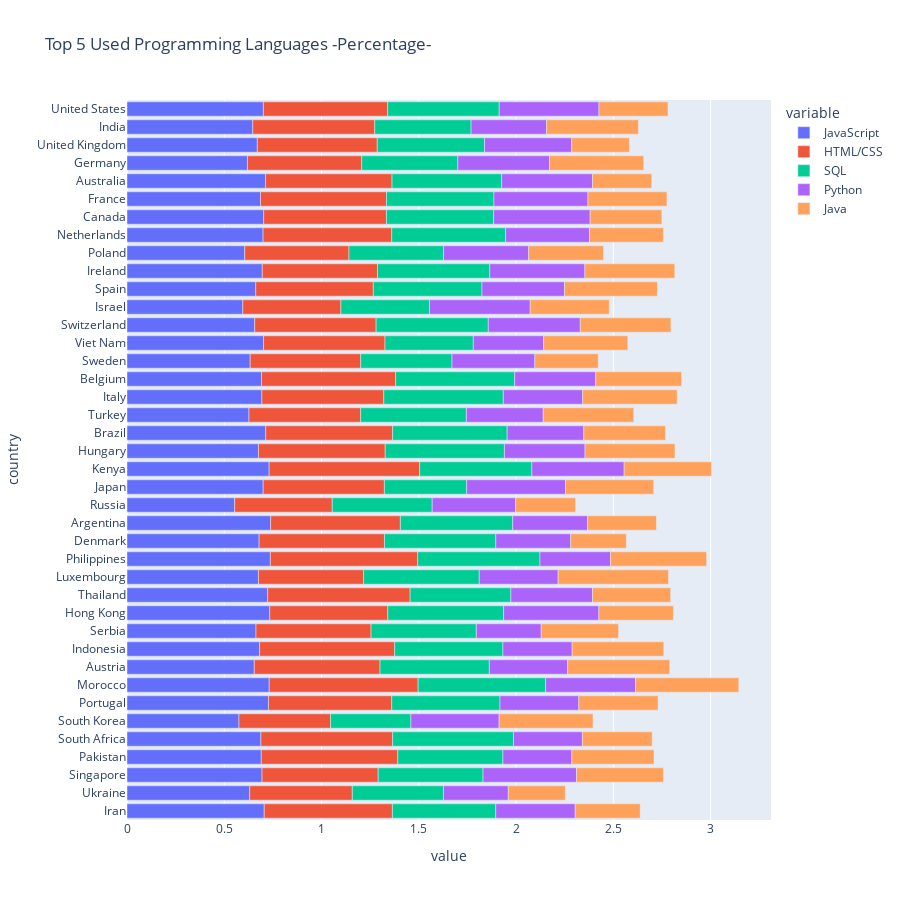

Notebook code cell kept with this figure:
### Code cell
# Let's plot this info with a nice graphic 
fig = px.bar(
    country_lang_percent_df.iloc[:,:5], 
  #  x='Languages', 
  #  y="Percentage", 
    orientation='h', 
    title='Top 5 Used Programming Languages -Percentage- ', 
    width=900,
    height=900 
)

fig.show()

### Figure 1 — Plotly figure (JSON) as saved in the notebook; plotly's stock layout.template omitted (floating-point values rounded to 4 significant figures)
{"data": [{"alignmentgroup": "True", "hovertemplate": "variable=JavaScript<br>value=%{x}<br>country=%{y}<extra></extra>", "legendgroup": "JavaScript", "marker": {"color": "#636efa"}, "name": "JavaScript", "offsetgroup": "JavaScript", "orientation": "h", "showlegend": true, "textposition": "auto", "type": "bar", "x": [0.7053, 0.6308, 0.6942, 0.6902, 0.6883, 0.5756, 0.7273, 0.731, 0.6542, 0.6817, 0.6631, 0.734, 0.7232, 0.6757, 0.7368, 0.6791, 0.7385, 0.5535, 0.7, 0.7308, 0.6757, 0.7132, 0.627, 0.6934, 0.6916, 0.6333, 0.7021, 0.6565, 0.5953, 0.6619, 0.6953, 0.6053, 0.6994, 0.7026, 0.6862, 0.7124, 0.619, 0.6698, 0.6466, 0.7011], "xaxis": "x", "y": ["Iran", "Ukraine", "Singapore", "Pakistan", "South Africa", "South Korea", "Portugal", "Morocco", "Austria", "Indonesia", "Serbia", "Hong Kong", "Thailand", "Luxembourg", "Philippines", "Denmark", "Argentina", "Russia", "Japan", "Kenya", "Hungary", "Brazil", "Turkey", "Italy", "Belgium", "Sweden", "Viet Nam", "Switzerland", "Israel", "Spain", "Ireland", "Poland", "Netherlands", "Canada", "France", "Australia", "Germany", "United Kingdom", "India", "United States"], "yaxis": "y"}, {"alignmentgroup": "True", "hovertemplate": "variable=HTML/CSS<br>value=%{x}<br>country=%{y}<extra></extra>", "legendgroup": "HTML/CSS", "marker": {"color": "#EF553B"}, "name": "HTML/CSS", "offsetgroup": "HTML/CSS", "orientation": "h", "showlegend": true, "textposition": "auto", "type": "bar", "x": [0.6589, 0.5274, 0.5971, 0.7017, 0.6771, 0.4709, 0.6336, 0.7655, 0.6464, 0.6942, 0.5914, 0.6064, 0.7321, 0.5405, 0.7573, 0.6444, 0.6667, 0.5015, 0.6231, 0.7735, 0.6517, 0.6524, 0.5742, 0.6267, 0.6892, 0.5682, 0.6241, 0.6241, 0.5042, 0.6042, 0.5921, 0.5357, 0.6614, 0.631, 0.6479, 0.65, 0.5877, 0.6167, 0.627, 0.6386], "xaxis": "x", "y": ["Iran", "Ukraine", "Singapore", "Pakistan", "South Africa", "South Korea", "Portugal", "Morocco", "Austria", "Indonesia", "Serbia", "Hong Kong", "Thailand", "Luxembourg", "Philippines", "Denmark", "Argentina", "Russia", "Japan", "Kenya", "Hungary", "Brazil", "Turkey", "Italy", "Belgium", "Sweden", "Viet Nam", "Switzerland", "Israel", "Spain", "Ireland", "Poland", "Netherlands", "Canada", "France", "Australia", "Germany", "United Kingdom", "India", "United States"], "yaxis": "y"}, {"alignmentgroup": "True", "hovertemplate": "variable=SQL<br>value=%{x}<br>country=%{y}<extra></extra>", "legendgroup": "SQL", "marker": {"color": "#00cc96"}, "name": "SQL", "offsetgroup": "SQL", "orientation": "h", "showlegend": true, "textposition": "auto", "type": "bar", "x": [0.5313, 0.4684, 0.5388, 0.5403, 0.6211, 0.4128, 0.5565, 0.6552, 0.5619, 0.5564, 0.5412, 0.5957, 0.5179, 0.5946, 0.6287, 0.5722, 0.5776, 0.5138, 0.4231, 0.5769, 0.6126, 0.5885, 0.5433, 0.6141, 0.612, 0.4692, 0.4539, 0.5765, 0.4553, 0.5587, 0.5774, 0.4858, 0.5852, 0.551, 0.5522, 0.5637, 0.4938, 0.5514, 0.4952, 0.5736], "xaxis": "x", "y": ["Iran", "Ukraine", "Singapore", "Pakistan", "South Africa", "South Korea", "Portugal", "Morocco", "Austria", "Indonesia", "Serbia", "Hong Kong", "Thailand", "Luxembourg", "Philippines", "Denmark", "Argentina", "Russia", "Japan", "Kenya", "Hungary", "Brazil", "Turkey", "Italy", "Belgium", "Sweden", "Viet Nam", "Switzerland", "Israel", "Spain", "Ireland", "Poland", "Netherlands", "Canada", "France", "Australia", "Germany", "United Kingdom", "India", "United States"], "yaxis": "y"}, {"alignmentgroup": "True", "hovertemplate": "variable=Python<br>value=%{x}<br>country=%{y}<extra></extra>", "legendgroup": "Python", "marker": {"color": "#ab63fa"}, "name": "Python", "offsetgroup": "Python", "orientation": "h", "showlegend": true, "textposition": "auto", "type": "bar", "x": [0.4084, 0.3333, 0.4806, 0.3545, 0.3543, 0.4535, 0.405, 0.4621, 0.4028, 0.3559, 0.3333, 0.4894, 0.4196, 0.4054, 0.3626, 0.385, 0.3851, 0.4292, 0.5077, 0.4744, 0.4144, 0.3942, 0.395, 0.4081, 0.4169, 0.4258, 0.3617, 0.4728, 0.5177, 0.4242, 0.4889, 0.4377, 0.4314, 0.4961, 0.4832, 0.4666, 0.4712, 0.4483, 0.3879, 0.5127], "xaxis": "x", "y": ["Iran", "Ukraine", "Singapore", "Pakistan", "South Africa", "South Korea", "Portugal", "Morocco", "Austria", "Indonesia", "Serbia", "Hong Kong", "Thailand", "Luxembourg", "Philippines", "Denmark", "Argentina", "Russia", "Japan", "Kenya", "Hungary", "Brazil", "Turkey", "Italy", "Belgium", "Sweden", "Viet Nam", "Switzerland", "Israel", "Spain", "Ireland", "Poland", "Netherlands", "Canada", "France", "Australia", "Germany", "United Kingdom", "India", "United States"], "yaxis": "y"}, {"alignmentgroup": "True", "hovertemplate": "variable=Java<br>value=%{x}<br>country=%{y}<extra></extra>", "legendgroup": "Java", "marker": {"color": "#FFA15A"}, "name": "Java", "offsetgroup": "Java", "orientation": "h", "showlegend": true, "textposition": "auto", "type": "bar", "x": [0.3341, 0.2932, 0.4466, 0.4222, 0.3587, 0.4826, 0.4077, 0.531, 0.5246, 0.4712, 0.3978, 0.383, 0.4018, 0.5676, 0.4942, 0.2861, 0.3534, 0.3078, 0.4538, 0.4487, 0.4625, 0.4196, 0.4655, 0.4855, 0.441, 0.3257, 0.4326, 0.466, 0.4064, 0.4773, 0.4619, 0.3852, 0.3799, 0.3685, 0.406, 0.3045, 0.4842, 0.2962, 0.4724, 0.3548], "xaxis": "x", "y": ["Iran", "Ukraine", "Singapore", "Pakistan", "South Africa", "South Korea", "Portugal", "Morocco", "Austria", "Indonesia", "Serbia", "Hong Kong", "Thailand", "Luxembourg", "Philippines", "Denmark", "Argentina", "Russia", "Japan", "Kenya", "Hungary", "Brazil", "Turkey", "Italy", "Belgium", "Sweden", "Viet Nam", "Switzerland", "Israel", "Spain", "Ireland", "Poland", "Netherlands", "Canada", "France", "Australia", "Germany", "United Kingdom", "India", "United States"], "yaxis": "y"}], "layout": {"barmode": "relative", "height": 900, "legend": {"title": {"text": "variable"}, "tracegroupgap": 0}, "title": {"text": "Top 5 Used Programming Languages -Percentage- "}, "width": 900, "xaxis": {"anchor": "y", "domain": [0, 1], "title": {"text": "value"}}, "yaxis": {"anchor": "x", "domain": [0, 1], "title": {"text": "country"}}}}
